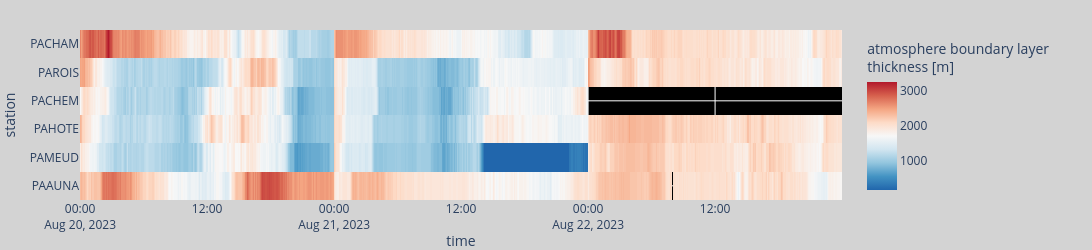

Notebook code for this chart:
### Code cell
fig = plot_da(plot_ds["ABLH"], range_color=None)
fig.update_layout(margin_l=80, margin_r=250, height=250).show()

### Figure 1 — Plotly figure (JSON) as saved in the notebook; plotly's stock layout.template omitted (floating-point values rounded to 4 significant figures; data arrays with more than 128 entries replaced by an {"elided": "..."} marker saying what was removed)
{"data": [{"coloraxis": "coloraxis", "hovertemplate": "time: %{x}<br>station: %{y}<br>atmosphere boundary layer<br>thickness [m]: %{z}<extra></extra>", "name": "0", "type": "heatmap", "x": {"elided": "4320 str values"}, "xaxis": "x", "y": ["PAAUNA", "PAMEUD", "PAHOTE", "PACHEM", "PAROIS", "PACHAM"], "yaxis": "y", "z": {"elided": "6x4320 float values"}}], "layout": {"coloraxis": {"colorbar": {"title": {"text": "atmosphere boundary layer<br>thickness [m]"}}, "colorscale": [[0, "rgb(33,102,172)"], [0.125, "rgb(67,147,195)"], [0.25, "rgb(146,197,222)"], [0.375, "rgb(209,229,240)"], [0.5, "rgb(247,247,247)"], [0.625, "rgb(253,219,199)"], [0.75, "rgb(244,165,130)"], [0.875, "rgb(214,96,77)"], [1, "rgb(178,24,43)"]]}, "height": 250, "margin": {"autoexpand": false, "b": 50, "l": 80, "r": 250, "t": 30}, "paper_bgcolor": "lightgray", "plot_bgcolor": "black", "width": 1100, "xaxis": {"anchor": "y", "domain": [0, 1], "title": {"text": "time"}}, "yaxis": {"anchor": "x", "autorange": true, "domain": [0, 1], "title": {"text": "station"}}}}
